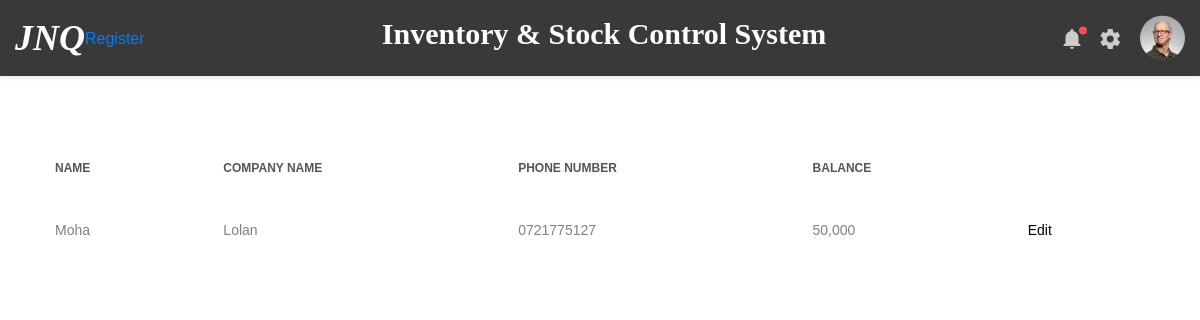
Page /view_debtors on the earlier database version.
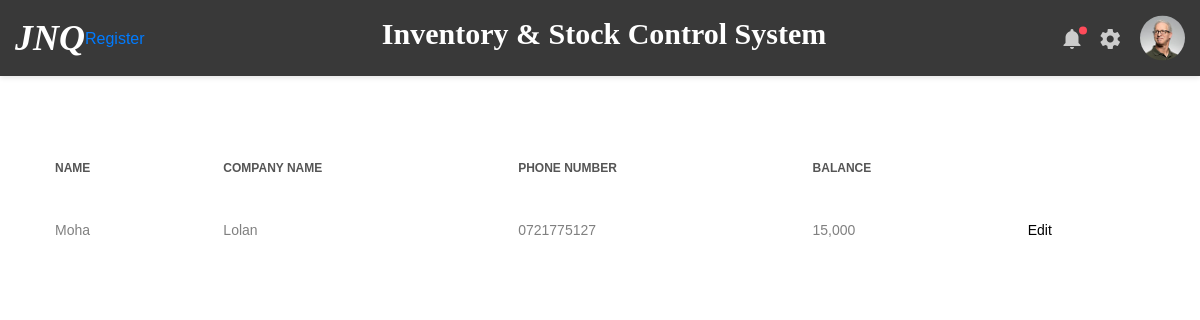
Same page on the later database version.
### inventory/models.py (models this page shows)
class Debtor(db.Model):
    id = db.Column(db.Integer, primary_key=True)
    name = db.Column(db.String(80), nullable=False)
    company_name = db.Column(db.String(80), nullable=False)
    phone_number = db.Column(db.String(80), nullable=False, unique=True)
    amount_paid = db.Column(db.Integer, nullable=False)
    unpaid_amount = db.Column(db.Integer, nullable=False)
    purchases = db.relationship('Sale', backref='debtor', lazy=True)

### inventory/routes.py (the view)
@app.route('/view_debtors', methods=['GET'])
def view_debtors():
    debtors = Debtor.query.all()
    return render_template('view_debtors.html', debtors=debtors)

### inventory/templates/view_debtors.html
{% extends 'layout.html' %}
{% block content %}
    <section class="p-t-20">
        <div class="container">
            <div class="row" id="usersTableRow">
                <div class="col-md-12">
                    <div class="table-responsive table-responsive-data2">
                        <table class="table table-data2">
                            <thead>
                                <tr>
                                    <th >Name</th>
                                    <th>Company Name</th>
                                    <th>Phone Number</th>
                                    <th>Balance</th>
                                </tr>
                            </thead>
                            <tbody>
                                {% for debtor in debtors %}
                                    <tr>
                                        <td>{{ debtor.name }}</td>
                                        <td>{{ debtor.company_name }}</td>
                                        <td>{{ debtor.phone_number }}</td>
                                        <td>{{ "{:,}".format(debtor.unpaid_amount) }}</td>
                                        <td><button>Edit</button></td>
                                    </tr>
                                {% endfor %}
                            </tbody>
                        </table>
                    </div>
                </div>
            </div>
        </div>
    </section>
{% endblock content%}

Differences in the rows shown:
changed Debtor "Moha": unpaid_amount "50,000" → "15,000"
